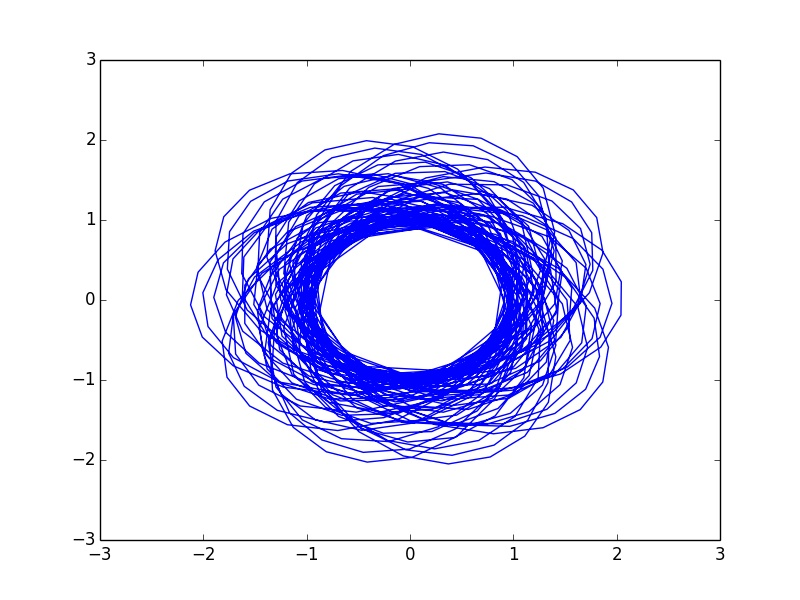

Reproduce this figure in Python.
# -*- coding: utf-8 -*-
"""
Created on Tue Apr 22 02:56:35 2014

@author: bcestari
"""

from numpy import *
import matplotlib.pyplot as plt
import numpy as np

def g(t,f):
    return array([[-4 * (pi**2) * f[1] / ((f[1]**2 + f[3]**2)**(3 / 2))],[f[0]], [-4 * (pi**2) * f[3]/((f[1]**2 + f[3]**2)**(3/2))], [f[2]]])

dt = 0.1
f = zeros([4,1])

f[0,0] = 8.8 # velocidade em x
f[2,0] = 0 # velocidade em y
f[1,0] = 0 # posição inicial em x
f[3,0] = 1 # posição inicial em y

n=-1
t = [0,]

for n in range(1000):
    k1 = g(t[n], f[:,n])
    k2 = g(t[n] + dt/2, f[:,n] + dt * k1[:,0] / 2)
    k3 = g(t[n] + dt/2, f[:,n] + dt * k2[:,0] / 2)
    k4 = g(t[n] + dt, f[:,n] + dt * k3[:,0])
    fstack = f[:,n] + (dt/6) * (k1[:,0] + 2*k2[:,0] + 2*k3[:,0] + k4[:,0])
    f = np.column_stack((f,fstack))    
    t.append(n*dt)


plt.plot(f[1,:],f[3,:])
plt.savefig("orbita.jpg")
plt.show()
